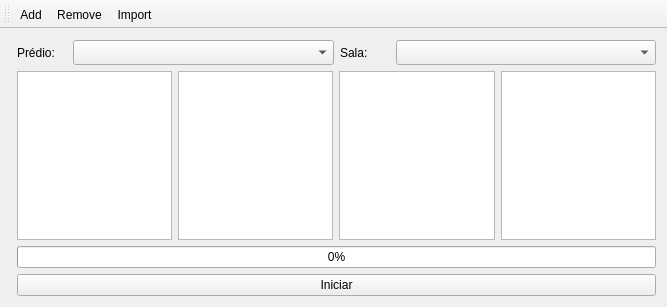
<?xml version="1.0" encoding="UTF-8"?>
<ui version="4.0">
 <class>MainWindow</class>
 <widget class="QMainWindow" name="MainWindow">
  <property name="geometry">
   <rect>
    <x>0</x>
    <y>0</y>
    <width>667</width>
    <height>307</height>
   </rect>
  </property>
  <property name="windowTitle">
   <string>MainWindow</string>
  </property>
  <widget class="QWidget" name="centralWidget">
   <layout class="QHBoxLayout" name="horizontalLayout">
    <item>
     <widget class="SideBar" name="widget" native="true"/>
    </item>
    <item>
     <layout class="QVBoxLayout" name="verticalLayout">
      <item>
       <layout class="QHBoxLayout" name="horizontalLayout_3">
        <item>
         <layout class="QVBoxLayout" name="verticalLayout_2">
          <item>
           <layout class="QHBoxLayout" name="horizontalLayout_2">
            <item alignment="Qt::AlignLeft">
             <widget class="QLabel" name="labelPredio">
              <property name="sizePolicy">
               <sizepolicy hsizetype="Minimum" vsizetype="Preferred">
                <horstretch>0</horstretch>
                <verstretch>0</verstretch>
               </sizepolicy>
              </property>
              <property name="minimumSize">
               <size>
                <width>50</width>
                <height>25</height>
               </size>
              </property>
              <property name="text">
               <string>Prédio:</string>
              </property>
              <property name="wordWrap">
               <bool>false</bool>
              </property>
             </widget>
            </item>
            <item>
             <widget class="QComboBox" name="choosePredio">
              <property name="sizePolicy">
               <sizepolicy hsizetype="Expanding" vsizetype="Fixed">
                <horstretch>0</horstretch>
                <verstretch>0</verstretch>
               </sizepolicy>
              </property>
              <property name="minimumSize">
               <size>
                <width>152</width>
                <height>25</height>
               </size>
              </property>
              <property name="maximumSize">
               <size>
                <width>10000</width>
                <height>25</height>
               </size>
              </property>
             </widget>
            </item>
            <item>
             <widget class="QLabel" name="labelSala">
              <property name="sizePolicy">
               <sizepolicy hsizetype="Minimum" vsizetype="Preferred">
                <horstretch>0</horstretch>
                <verstretch>0</verstretch>
               </sizepolicy>
              </property>
              <property name="minimumSize">
               <size>
                <width>50</width>
                <height>25</height>
               </size>
              </property>
              <property name="text">
               <string>Sala:</string>
              </property>
              <property name="wordWrap">
               <bool>false</bool>
              </property>
             </widget>
            </item>
            <item>
             <widget class="QComboBox" name="chooseSala">
              <property name="sizePolicy">
               <sizepolicy hsizetype="Expanding" vsizetype="Fixed">
                <horstretch>0</horstretch>
                <verstretch>0</verstretch>
               </sizepolicy>
              </property>
              <property name="minimumSize">
               <size>
                <width>152</width>
                <height>0</height>
               </size>
              </property>
              <property name="maximumSize">
               <size>
                <width>10000</width>
                <height>25</height>
               </size>
              </property>
             </widget>
            </item>
           </layout>
          </item>
         </layout>
        </item>
       </layout>
      </item>
      <item>
       <layout class="QHBoxLayout" name="horizontalLayout_4">
        <item>
         <widget class="QTableWidget" name="tableSalas"/>
        </item>
        <item>
         <widget class="QTableWidget" name="tableNAlocados"/>
        </item>
        <item>
         <widget class="QTableWidget" name="tableAlocar"/>
        </item>
        <item>
         <widget class="QTableWidget" name="tablePedidos"/>
        </item>
       </layout>
      </item>
      <item>
       <widget class="QProgressBar" name="progressBar">
        <property name="value">
         <number>0</number>
        </property>
       </widget>
      </item>
      <item>
       <widget class="QPushButton" name="initButton">
        <property name="text">
         <string>Iniciar</string>
        </property>
       </widget>
      </item>
     </layout>
    </item>
   </layout>
  </widget>
  <widget class="QToolBar" name="toolBar">
   <property name="windowTitle">
    <string>toolBar</string>
   </property>
   <attribute name="toolBarArea">
    <enum>TopToolBarArea</enum>
   </attribute>
   <attribute name="toolBarBreak">
    <bool>false</bool>
   </attribute>
   <addaction name="actionAdd"/>
   <addaction name="actionRemove"/>
   <addaction name="actionImport"/>
  </widget>
  <action name="actionAdd">
   <property name="icon">
    <iconset resource="resource.qrc">
     <normaloff>:/icons/icon3</normaloff>:/icons/icon3</iconset>
   </property>
   <property name="text">
    <string>Add</string>
   </property>
   <property name="toolTip">
    <string>Adds one element</string>
   </property>
  </action>
  <action name="actionRemove">
   <property name="icon">
    <iconset resource="resource.qrc">
     <normaloff>:/icons/icon4</normaloff>:/icons/icon4</iconset>
   </property>
   <property name="text">
    <string>Remove</string>
   </property>
   <property name="toolTip">
    <string>Remove Selected</string>
   </property>
  </action>
  <action name="actionImport">
   <property name="icon">
    <iconset resource="resource.qrc">
     <normaloff>:/icons/icons/iconImport.jpeg</normaloff>:/icons/icons/iconImport.jpeg</iconset>
   </property>
   <property name="text">
    <string>Import</string>
   </property>
   <property name="toolTip">
    <string>Import from JSON</string>
   </property>
  </action>
 </widget>
 <layoutdefault spacing="6" margin="11"/>
 <customwidgets>
  <customwidget>
   <class>SideBar</class>
   <extends>QWidget</extends>
   <header>sidebar.h</header>
   <container>1</container>
  </customwidget>
 </customwidgets>
 <resources>
  <include location="resource.qrc"/>
 </resources>
 <connections/>
</ui>
